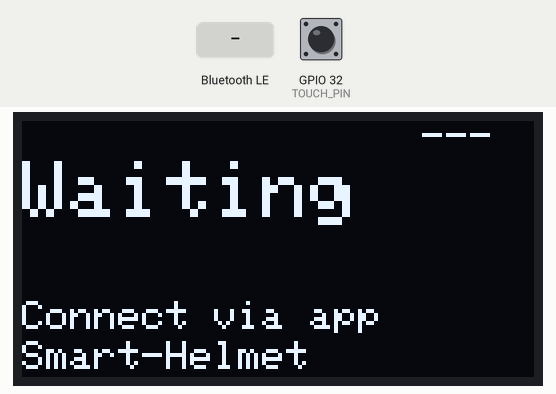
This sketch was run on a simulated ESP32. On the bench: 128×64 one-colour display. The test bench sets the inputs (shaded band); at power-on: GPIO 32 (TOUCH_PIN) LOW. Nothing arrives over Bluetooth unless stated; a phone connects over Bluetooth LE 3 s after start; what the sketch prints to the serial monitor is not drawn.

Above: at 1.6 s.
At 5.1 s:
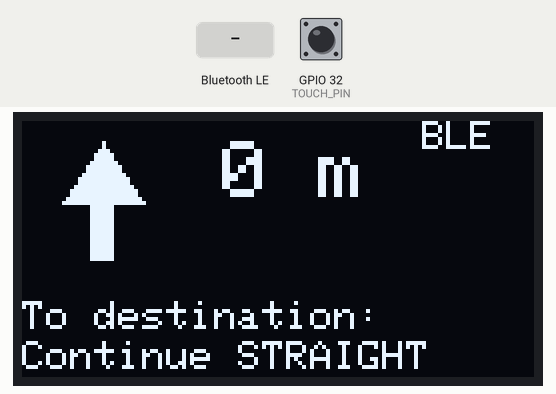
5.2 s: Bluetooth LE write "left" received
At 6.2 s:
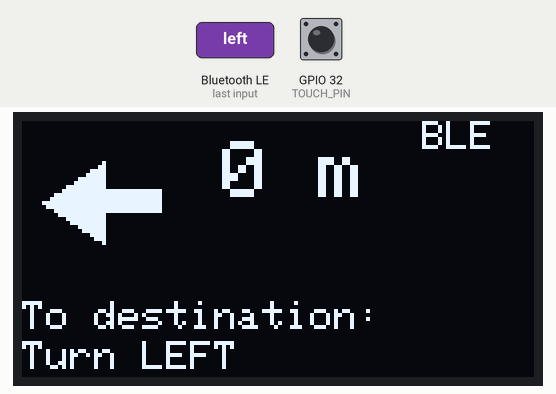
6.7 s: Bluetooth LE write "right" received
At 7.3 s:
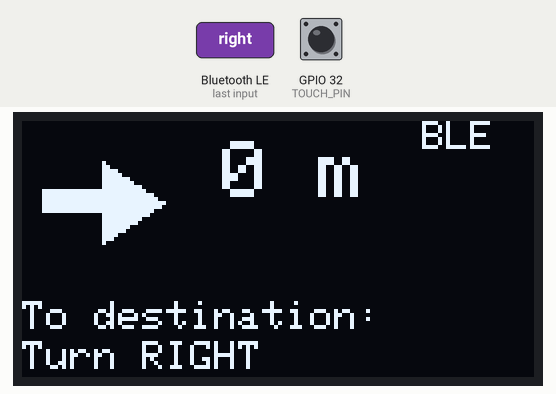
8.2 s: Bluetooth LE write "u-turn" received
At 9.6 s:
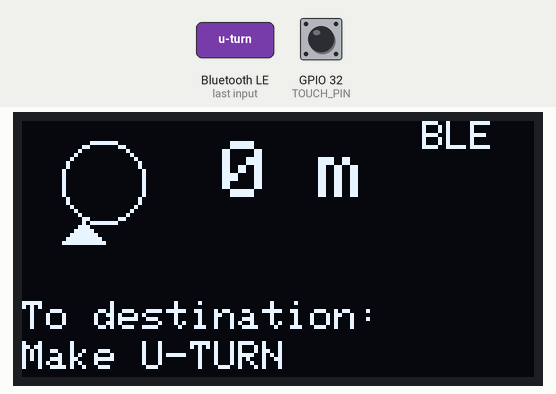
Timing chart, 0 to 11.2 s (numbered marks = the images above; inputs shaded):
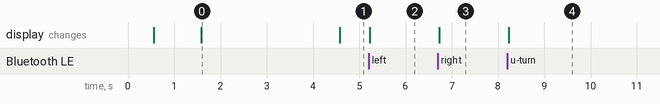

The sketch:

sleepANDble.ino
```cpp
#include <BLEDevice.h>
#include <BLEServer.h>
#include <BLEUtils.h>
#include <BLE2902.h>
#include <Wire.h>
#include <Adafruit_GFX.h>
#include <Adafruit_SSD1306.h>

// OLED Display settings (SPI)
#define SCREEN_WIDTH 128
#define SCREEN_HEIGHT 64
#define OLED_MOSI  23
#define OLED_CLK   18
#define OLED_DC    16
#define OLED_CS    5
#define OLED_RESET 17

// Touch sensor power control
#define TOUCH_PIN 32
#define HOLD_TIME 5000  // 10 seconds for power state change

Adafruit_SSD1306 display(SCREEN_WIDTH, SCREEN_HEIGHT, OLED_MOSI, OLED_CLK, OLED_DC, OLED_RESET, OLED_CS);

// BLE UUIDs
#define SERVICE_UUID        "19b10000-e8f2-537e-4f6c-d104768a1214"
#define CHARACTERISTIC_UUID "19b10001-e8f2-537e-4f6c-d104768a1214"

BLECharacteristic *pCharacteristic;
bool deviceConnected = false;
bool wasConnected = false;
String directionSymbol = "S";
int distanceMeters = 0;

RTC_DATA_ATTR int bootCount = 0;

// Forward declarations
void updateDisplay();
void drawArrow(String symbol);
String getDirectionText(String symbol);
bool waitForLongPress();
void enterDeepSleep();

// BLE Server Callbacks
class MyServerCallbacks: public BLEServerCallbacks {
    void onConnect(BLEServer* pServer) {
      deviceConnected = true;
      wasConnected = true;
      Serial.println("Device connected");
      updateDisplay();
    }

    void onDisconnect(BLEServer* pServer) {
      deviceConnected = false;
      Serial.println("Device disconnected");
      updateDisplay();
      BLEDevice::startAdvertising();
    }
};

// BLE Characteristic Callbacks
class MyCallbacks: public BLECharacteristicCallbacks {
    void onWrite(BLECharacteristic *pCharacteristic) {
      String value = pCharacteristic->getValue().c_str();

      if (value.length() > 0) {
        Serial.print("Received: ");
        Serial.println(value);

        int colonIndex = value.indexOf(':');

        if (colonIndex > 0) {
          // Format: SYMBOL:DISTANCE
          directionSymbol = value.substring(0, colonIndex);
          directionSymbol.trim();

          String distanceStr = value.substring(colonIndex + 1);
          distanceStr.trim();
          distanceMeters = distanceStr.toInt();

          Serial.print("Parsed - Symbol: ");
          Serial.print(directionSymbol);
          Serial.print(" | Distance: ");
          Serial.println(distanceMeters);
        }
        else {
          // Parse text instruction
          String lowerValue = value;
          lowerValue.toLowerCase();

          if (lowerValue.indexOf("left") >= 0) {
            directionSymbol = "L";
          }
          else if (lowerValue.indexOf("right") >= 0) {
            directionSymbol = "R";
          }
          else if (lowerValue.indexOf("straight") >= 0 || lowerValue.indexOf("merge") >= 0) {
            directionSymbol = "S";
          }
          else if (lowerValue.indexOf("u-turn") >= 0 || lowerValue.indexOf("uturn") >= 0) {
            directionSymbol = "U";
          }
          else if (lowerValue.indexOf("roundabout") >= 0) {
            if (lowerValue.indexOf("2nd") >= 0) {
              directionSymbol = "RA-2";
            }
            else if (lowerValue.indexOf("3rd") >= 0) {
              directionSymbol = "RA-3";
            }
            else if (lowerValue.indexOf("4th") >= 0) {
              directionSymbol = "RA-4";
            }
            else {
              directionSymbol = "RA-1";
            }
          }
          else {
            directionSymbol = "S";
          }

          // Parse distance
          int openParen = value.indexOf('(');
          int closeParen = value.indexOf(')');

          if (openParen >= 0 && closeParen > openParen) {
            String distanceStr = value.substring(openParen + 1, closeParen);
            distanceStr.trim();

            if (distanceStr.indexOf("km") >= 0) {
              float km = distanceStr.substring(0, distanceStr.indexOf("km")).toFloat();
              distanceMeters = (int)(km * 1000);
            }
            else if (distanceStr.indexOf("m") >= 0) {
              distanceMeters = distanceStr.substring(0, distanceStr.indexOf("m")).toInt();
            }
          }

          Serial.print("Parsed - Symbol: ");
          Serial.print(directionSymbol);
          Serial.print(" | Distance: ");
          Serial.println(distanceMeters);
        }

        updateDisplay();
      }
    }
};

void setup() {
  Serial.begin(115200);
  delay(500);

  ++bootCount;
  Serial.println("Boot number: " + String(bootCount));
  Serial.println("Smart Helmet Starting...");

  // Configure touch pin
  pinMode(TOUCH_PIN, INPUT);

  // Check wake-up reason
  esp_sleep_wakeup_cause_t wakeup_reason = esp_sleep_get_wakeup_cause();

  if (wakeup_reason == ESP_SLEEP_WAKEUP_EXT0) {
    Serial.println("Woke up from deep sleep by touch sensor");
  }

  // Initialize OLED display
  if(!display.begin(SSD1306_SWITCHCAPVCC)) {
    Serial.println(F("SSD1306 allocation failed"));
    for(;;);
  }

  display.clearDisplay();
  display.setTextSize(1);
  display.setTextColor(SSD1306_WHITE);
  display.setCursor(0, 0);
  display.println("Smart Helmet");
  display.println("Initializing...");
  display.display();
  delay(1000);

  // Initialize BLE
  BLEDevice::init("Smart-Helmet");
  BLEServer *pServer = BLEDevice::createServer();
  pServer->setCallbacks(new MyServerCallbacks());

  BLEService *pService = pServer->createService(SERVICE_UUID);

  pCharacteristic = pService->createCharacteristic(
                      CHARACTERISTIC_UUID,
                      BLECharacteristic::PROPERTY_READ |
                      BLECharacteristic::PROPERTY_WRITE |
                      BLECharacteristic::PROPERTY_NOTIFY
                    );

  pCharacteristic->addDescriptor(new BLE2902());
  pCharacteristic->setCallbacks(new MyCallbacks());

  pService->start();

  BLEAdvertising *pAdvertising = BLEDevice::getAdvertising();
  pAdvertising->addServiceUUID(SERVICE_UUID);
  pAdvertising->setScanResponse(true);
  pAdvertising->setMinPreferred(0x06);
  pAdvertising->setMinPreferred(0x12);
  BLEDevice::startAdvertising();

  Serial.println("BLE device is now advertising...");
  Serial.println("Touch and hold for 10 seconds to enter sleep mode");

  updateDisplay();
}

void loop() {
  // Check for long press to enter deep sleep
  if (waitForLongPress()) {
    Serial.println("Long press detected - Entering deep sleep...");
    enterDeepSleep();
  }

  delay(100);
}

bool waitForLongPress() {
  if (digitalRead(TOUCH_PIN) == HIGH) {
    unsigned long pressStart = millis();
    Serial.println("Touch detected, hold for 10 seconds...");

    while (digitalRead(TOUCH_PIN) == HIGH) {
      unsigned long pressedTime = millis() - pressStart;

      if (pressedTime % 1000 < 100) {
        Serial.println("Held for " + String(pressedTime / 1000) + " seconds");
      }

      if (pressedTime >= HOLD_TIME) {
        Serial.println("10 second hold confirmed!");

        while (digitalRead(TOUCH_PIN) == HIGH) {
          delay(5);
        }
        delay(50);
        return true;
      }
      delay(50);
    }

    Serial.println("Released too early");
  }
  return false;
}

void enterDeepSleep() {
  display.clearDisplay();
  display.setTextSize(2);
  display.setCursor(10, 20);
  display.println("Sleeping");
  display.display();
  delay(1000);

  Serial.println("Configuring deep sleep wake-up on GPIO " + String(TOUCH_PIN));
  esp_sleep_enable_ext0_wakeup((gpio_num_t)TOUCH_PIN, HIGH);

  Serial.println("Going to sleep now...");
  Serial.flush();
  delay(50);

  esp_deep_sleep_start();
}

void updateDisplay() {
  display.clearDisplay();

  display.setTextSize(1);
  display.setCursor(100, 0);
  display.print(deviceConnected ? "BLE" : "---");

  if (!deviceConnected) {
    display.setTextSize(2);
    display.setCursor(0, 10);

    if (wasConnected) {
      display.println("Disconn-");
      display.println("ected");
    } else {
      display.println("Waiting");
    }

    display.setTextSize(1);
    display.setCursor(0, 45);
    display.println("Connect via app");
    display.setCursor(0, 55);
    display.println("Smart-Helmet");
  } else {
    drawArrow(directionSymbol);

    display.setTextSize(2);
    display.setCursor(50, 5);
    if (distanceMeters >= 1000) {
      float km = distanceMeters / 1000.0;
      display.print(km, 1);
      display.println(" km");
    } else {
      display.print(distanceMeters);
      display.println(" m");
    }

    display.setTextSize(1);
    display.setCursor(0, 45);
    display.println("To destination:");
    display.setCursor(0, 55);
    display.println(getDirectionText(directionSymbol));
  }

  display.display();
}

void drawArrow(String symbol) {
  int centerX = 20;
  int centerY = 20;

  if (symbol == "L") {
    display.fillTriangle(5, 20, 20, 10, 20, 30, SSD1306_WHITE);
    display.fillRect(20, 17, 15, 6, SSD1306_WHITE);
  }
  else if (symbol == "R") {
    display.fillTriangle(35, 20, 20, 10, 20, 30, SSD1306_WHITE);
    display.fillRect(5, 17, 15, 6, SSD1306_WHITE);
  }
  else if (symbol == "S") {
    display.fillTriangle(20, 5, 10, 20, 30, 20, SSD1306_WHITE);
    display.fillRect(17, 20, 6, 15, SSD1306_WHITE);
  }
  else if (symbol == "U") {
    display.drawCircle(20, 15, 10, SSD1306_WHITE);
    display.fillTriangle(15, 25, 10, 30, 20, 30, SSD1306_WHITE);
  }
  else if (symbol.startsWith("RA")) {
    display.drawCircle(20, 20, 15, SSD1306_WHITE);
    display.setTextSize(2);
    display.setCursor(14, 14);
    display.print(symbol.substring(3));
    display.setTextSize(1);
  }
  else {
    display.fillTriangle(20, 5, 10, 20, 30, 20, SSD1306_WHITE);
    display.fillRect(17, 20, 6, 15, SSD1306_WHITE);
  }
}

String getDirectionText(String symbol) {
  if (symbol == "L") return "Turn LEFT";
  if (symbol == "R") return "Turn RIGHT";
  if (symbol == "S") return "Continue STRAIGHT";
  if (symbol == "U") return "Make U-TURN";
  if (symbol.startsWith("RA")) return "Roundabout";
  return "Continue";
}
```

Measured:
- after the input at 5.2 s, the display: changes at once (image 2)
- after the input at 6.7 s, the display: changes at once (image 3)
- after the input at 8.2 s, the display: changes at once (image 4)
- what the display in image 0 shows lasts 3.0 s, from 1.6 s to 4.6 s
